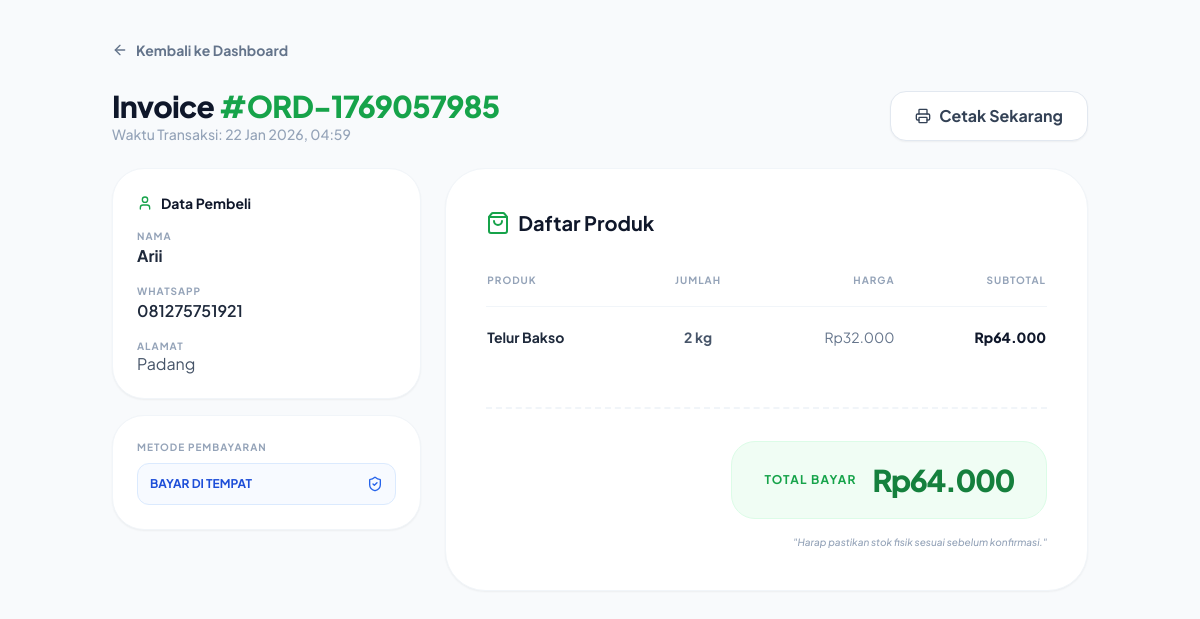
Page /public/index.php?page=order-detail&id=71 (signed in) on the committed database.
### tables this page shows
CREATE TABLE `orders` (
  `id` int(11) NOT NULL,
  `kode_order` varchar(30) DEFAULT NULL,
  `nama` varchar(100) DEFAULT NULL,
  `no_hp` varchar(20) DEFAULT NULL,
  `alamat` text DEFAULT NULL,
  `total` int(11) DEFAULT NULL,
  `created_at` timestamp NOT NULL DEFAULT current_timestamp(),
  `metode_pembayaran` varchar(50) DEFAULT NULL
);

CREATE TABLE `order_items` (
  `id` int(11) NOT NULL,
  `order_id` int(11) DEFAULT NULL,
  `product_id` int(11) DEFAULT NULL,
  `qty` int(11) DEFAULT NULL,
  `harga` int(11) DEFAULT NULL
);

CREATE TABLE `products` (
  `id` int(11) NOT NULL,
  `nama_produk` varchar(100) DEFAULT NULL,
  `tipe` varchar(50) DEFAULT NULL,
  `harga` int(11) DEFAULT NULL,
  `stok` int(11) DEFAULT NULL,
  `created_at` timestamp NOT NULL DEFAULT current_timestamp()
);

### public/index.php (called while the page is built)
<?php session_start(); require '../routes/web.php';

### app/views/admin/order_detail.php (the view, shortened to what this page needs)
<?php
require '../app/config/database.php';
$id = $_GET['id'] ?? 0;
$order = mysqli_fetch_assoc(
    mysqli_query($conn, "SELECT * FROM orders WHERE id='$id'")
);
$items = mysqli_query($conn,
    "SELECT oi.*, p.nama_produk
     FROM order_items oi
     JOIN products p ON oi.product_id = p.id
     WHERE oi.order_id='$id'"
);
?>
<!DOCTYPE html>
<html lang="id">
<head>
    <script src="https://cdn.tailwindcss.com"></script>
</head>
<body class="bg-slate-50 min-h-screen">
<div class="max-w-5xl mx-auto px-6 py-6 md:py-10">
    <div class="mb-6 no-print">
        <a href="?page=dashboard" class="group inline-flex items-center text-sm font-bold text-slate-500 hover:text-green-600 transition-colors">
            <i data-lucide="arrow-left" class="w-4 h-4 mr-2"></i> Kembali ke Dashboard
        </a>
    </div>
    <div class="flex flex-col md:flex-row justify-between items-start md:items-center mb-6 print-margin-none">
        <div>
            <h1 class="text-2xl md:text-3xl font-black text-slate-900 tracking-tight">
                Invoice <span class="text-green-600">#<?= $order['kode_order'] ?></span>
            </h1>
            <p class="text-slate-400 text-xs md:text-sm font-medium">
                Waktu Transaksi: <?= date('d M Y, H:i', strtotime($order['created_at'])) ?>
            </p>
        </div>
        <button onclick="window.print()" class="no-print flex items-center gap-2 px-6 py-3 bg-white border border-slate-200 text-slate-700 font-bold rounded-2xl hover:bg-slate-50 shadow-sm transition-all">
            <i data-lucide="printer" class="w-4 h-4"></i> Cetak Sekarang
        </button>
    </div>
    <div class="grid grid-cols-1 lg:grid-cols-3 gap-6 print-grid">
        <div class="lg:col-span-1 space-y-4 print-w-full">
            <div class="bg-white rounded-[2rem] p-6 border border-slate-100 shadow-sm print-shrink">
                <h3 class="text-sm font-bold text-slate-900 mb-4 flex items-center gap-2">
                    <i data-lucide="user" class="w-4 h-4 text-green-600"></i> Data Pembeli
                </h3>
                <div class="space-y-4 print-compact-text">
                    <div>
                        <p class="text-[10px] font-bold text-slate-400 uppercase tracking-widest">Nama</p>
                        <p class="text-slate-800 font-bold"><?= htmlspecialchars($order['nama']) ?></p>
                    </div>
                    <div>
                        <p class="text-[10px] font-bold text-slate-400 uppercase tracking-widest">WhatsApp</p>
                        <p class="text-slate-800 font-semibold"><?= $order['no_hp'] ?></p>
                    </div>
                    <div>
                        <p class="text-[10px] font-bold text-slate-400 uppercase tracking-widest">Alamat</p>
                        <p class="text-slate-600 leading-tight"><?= nl2br(htmlspecialchars($order['alamat'])) ?></p>
                    </div>
                </div>
            </div>
            <div class="bg-white rounded-[2rem] p-6 border border-slate-100 shadow-sm print-shrink">
                <p class="text-[10px] font-bold text-slate-400 uppercase tracking-widest mb-2">Metode Pembayaran</p>
                <div class="p-3 bg-blue-50/50 rounded-xl border border-blue-100 flex items-center justify-between">
                    <span class="font-bold text-blue-700 text-xs uppercase"><?= $order['metode_pembayaran'] ?></span>
                    <i data-lucide="shield-check" class="w-4 h-4 text-blue-600"></i>
                </div>
            </div>
        </div>
        <div class="lg:col-span-2 print-w-full">
    <div class="bg-white rounded-[2.5rem] border border-slate-100 shadow-sm overflow-hidden print-shrink">
        <div class="p-6 md:p-10">
            <h3 class="text-xl font-bold text-slate-900 mb-8 flex items-center gap-2 print-margin-none">
                <i data-lucide="shopping-bag" class="w-6 h-6 text-green-600"></i>
                Daftar Produk
            </h3>
            <div class="hidden md:block print:block overflow-x-auto text-sm">
                <table class="w-full">
                    <thead>
                        <tr class="text-left border-b border-slate-100 text-[10px] text-slate-400 uppercase tracking-widest font-bold">
                            <th class="pb-4">Produk</th>
                            <th class="pb-4 text-center">Jumlah</th>
                            <th class="pb-4 text-right">Harga</th>
                            <th class="pb-4 text-right">Subtotal</th>
                        </tr>
                    </thead>
                    <tbody class="divide-y divide-slate-50">
                        <?php
                        $grand = 0;
                        mysqli_data_seek($items, 0);
                        while ($i = mysqli_fetch_assoc($items)) :
                            $sub = $i['qty'] * $i['harga'];
                            $grand += $sub;
                        ?>
                        <tr class="print-compact-text">
                            <td class="py-5 font-bold text-slate-800 print-row-tight"><?= $i['nama_produk'] ?></td>
                            <td class="py-5 text-center font-bold text-slate-600 print-row-tight"><?= $i['qty'] ?> kg</td>
                            <td class="py-5 text-right text-slate-500 print-row-tight">Rp<?= number_format($i['harga'],0,',','.') ?></td>
                            <td class="py-5 text-right font-black text-slate-900 print-row-tight">Rp<?= number_format($sub,0,',','.') ?></td>
                        </tr>
                        <?php endwhile; ?>
                    </tbody>
                </table>
            </div>
            <div class="mt-10 pt-8 border-t-2 border-dashed border-slate-100">
                <div class="flex flex-col items-end gap-2">
                    <div class="flex items-center gap-4 bg-green-50 px-8 py-5 rounded-3xl border border-green-100">
                        <span class="text-xs font-bold text-green-600 uppercase tracking-widest">Total Bayar</span>
                        <h2 class="text-3xl font-[900] text-green-700 tracking-tighter">
                            Rp<?= number_format($grand,0,',','.') ?>
                        </h2>
                    </div>
                    <p class="text-[10px] text-slate-400 mt-2 font-medium italic">"Harap pastikan stok fisik sesuai sebelum konfirmasi."</p>
                </div>
            </div>
        </div>
    </div>
</div>
    </div>
</div>
</body>
</html>

### app/views/admin/order_detail.php (style rules this page uses)
body { font-family: 'Plus Jakarta Sans', sans-serif; }

### rows in the picture
orders: kode_order "ORD-1769057985", created_at "22 Jan 2026, 04:59", nama "Arii", no_hp "081275751921", alamat "Padang", metode_pembayaran "BAYAR DI TEMPAT"
order_items: product.nama_produk "Telur Bakso", qty "2", harga "32.000", sub "64.000"

### other values in the picture
$grand "64.000"
